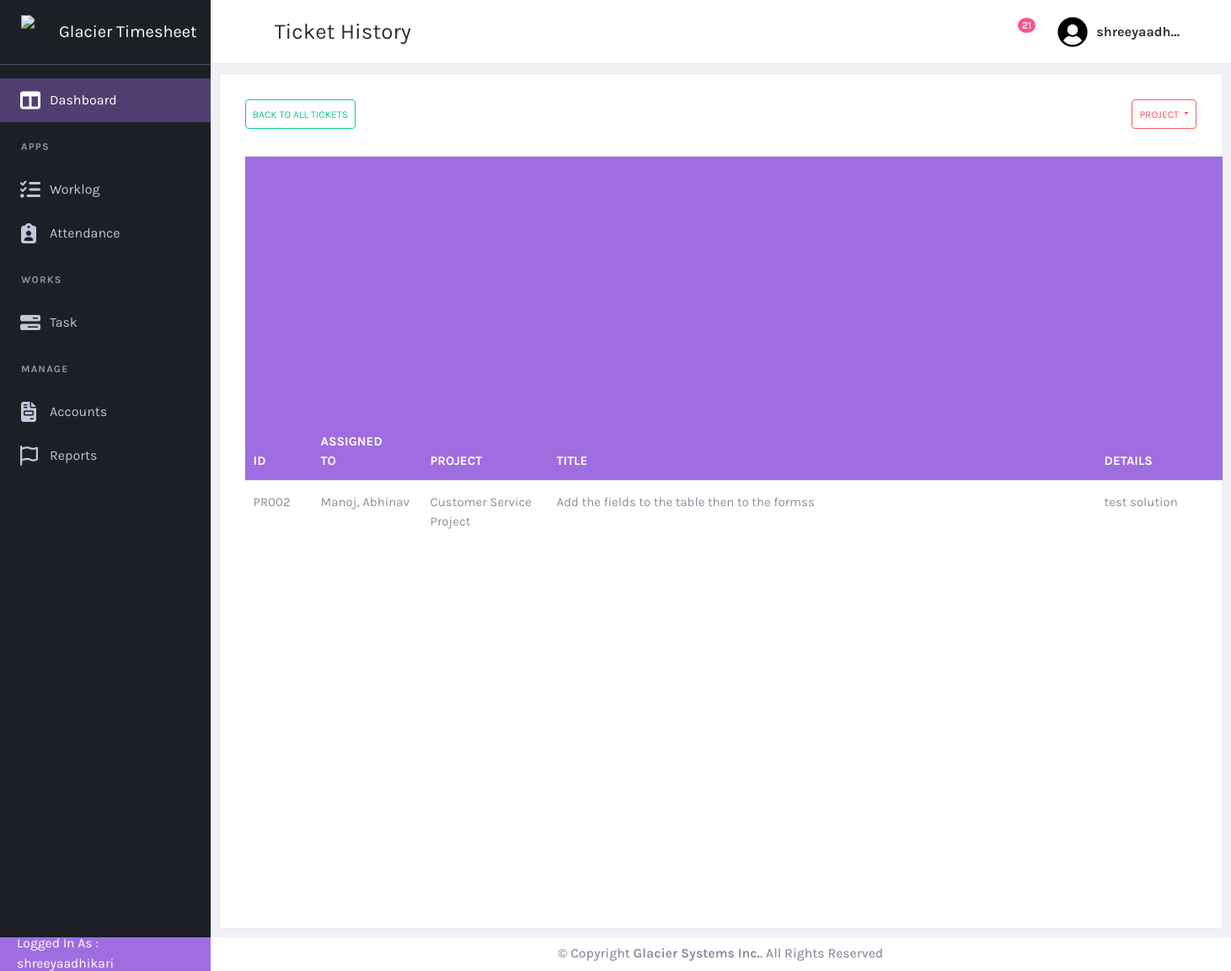
Page /task/taskhistory/ (signed in) on the committed database.
### task/models.py (models this page shows, shortened)
class ticket(models.Model):
    ticket_id = models.CharField(max_length = 200, null = False)
    ticket_title = models.CharField(max_length=200, null=False)
    customer = models.ForeignKey(customer, on_delete=models.CASCADE, null=True)
    ticket_type = models.ForeignKey(ticket_type, on_delete=models.CASCADE, null=True)
    date_opened = models.DateTimeField(null=True)
    priority = models.ForeignKey(priority_type, on_delete=models.CASCADE, null = True)
    assigned_to = models.ManyToManyField(User, related_name="assigned_tickets")  # Allow multiple users
    last_updated = models.DateTimeField(null=True)
    last_updated_by = models.ForeignKey(User, on_delete=models.CASCADE, null = True, related_name="last_updated_by")
    state = models.ForeignKey(state, on_delete=models.CASCADE, null=True)
    operational_notes = models.CharField(max_length=200, null=True)
    closed_date = models.DateTimeField(null=True)
    solution = models.TextField(max_length=500 )
    project = models.ForeignKey(project, on_delete=models.CASCADE, null=True)

class project(models.Model):
    project_id = models.CharField(max_length = 200, null = False)
    project_name = models.CharField(max_length = 200, null = False )
    date_opened = models.DateField(null=True)

### task/views.py (the view)
# urls.py: path("taskhistory/", views.filter_taskhistory, name="taskhistory"),  # Default taskhistory list
@login_required
def filter_taskhistory(request, user_id=None, project_id=None):
    users = User.objects.all()
    projects = project.objects.all()
    completed_states = state.objects.filter(state_name__in=["Completed", "Canceled"])
    tasks = ticket.objects.filter(state__in=completed_states)
    selected_user = None
    selected_project = None
    if user_id:
        selected_user = get_object_or_404(User, pk=user_id)
        tasks = tasks.filter(assigned_to=selected_user)
    if project_id:
        selected_project = get_object_or_404(project, pk=project_id)
        tasks = tasks.filter(project=selected_project)
    customers = customer.objects.all()
    tickettype = ticket_type.objects.all()
    priority = priority_type.objects.all()
    statelist = state.objects.all()
    return render(request, 'taskhistory.html', {
        'tasks': tasks,
        'users': users,
        'customers': customers,
        'tickettype': tickettype,
        'priority': priority,
        'state': statelist,
        'projects': projects,
        'selected_user': selected_user,
        'selected_project': selected_project,
    })

### customer/models.py (called while the page is built)
  def __str__(self):
    return self.name

### task/templates/taskhistory.html (shortened to what this page needs)
{% extends "base.html" %}
{% load static %}
{% block page-title %}Ticket History{% endblock page-title %}
{% block content %}
            <div class="card card-default m-2">
                <div class="card-header">
                    <a href = "{% url 'task' %}" class="btn btn-outline-success small-btn d-flex justify-content-center align-items-center text-center" >
                        Back to All Tickets
                    </a>
                    <div class="d-flex justify-content-end " style="gap: 10px;">
                        <div class="btn-group" role="group" aria-label="Basic example">
                            <button type="button" class="btn btn-outline-danger dropdown-toggle small-btn" id="projectfilter" data-toggle="dropdown" aria-haspopup="true" aria-expanded="false">
                                {% if selected_project %}
                                    {{ selected_project.project_name }}
                                {% else %}
                                    Project
                                {% endif %}
                            </button>
                        </div>
                    </div>
                </div>
                <div class="card-body">
                    <table id="productsTable" class="table table-hover table-product" style="width:100%">
                        <thead>
                          <tr class="column-head">
                            <th style="width: 80px;">ID&nbsp;&nbsp;&nbsp;&nbsp;</th>
                            <th style="width: 130px; word-wrap: break-word;" >Assigned To&nbsp;&nbsp;&nbsp;&nbsp;&nbsp;&nbsp;</th>
                            <th class = "project-column">Project&nbsp;&nbsp;&nbsp;&nbsp;&nbsp;&nbsp;</th>
                            <th class = "title-column">Title</th>
                            <th class = "details-column">Details&nbsp;&nbsp;&nbsp;&nbsp;</th>
                          </tr>
                        </thead>
                        <tbody>
                            {% for i in tasks %}
                                <tr onclick="window.location='{% url 'taskdetails' i.id%}'">
                                    <td>{{i.ticket_id}}</td>
                                    <td>
                                        {% for user in i.assigned_to.all %}
                                            {{ user.first_name }}{% if not forloop.last %}, {% endif %}
                                        {% endfor %}
                                    </td>
                                    <td>{{i.project.project_name}}</td>
                                    <td>{{i.ticket_title}}</td>
                                    <td>{{i.solution}}</td>
                                </tr>
                            {% endfor %}
                        </tbody>
                    </table>
                </div>
            </div>
{% endblock  %}

### templates/base.html (shortened to what this page needs)
{% load static %}
<!DOCTYPE html>
<html lang="en" dir="ltr">
  <head>
    <link href="{% static 'plugins/material/css/materialdesignicons.min.css' %}" rel="stylesheet" />
    <link href="{% static 'plugins/simplebar/simplebar.css' %}" rel="stylesheet" />
    <link href="{% static 'plugins/nprogress/nprogress.css' %}" rel="stylesheet" />
    <link href="{% static 'plugins/DataTables/DataTables-1.10.18/css/jquery.dataTables.min.css' %}" rel="stylesheet" />
    <link href="{% static 'plugins/jvectormap/jquery-jvectormap-2.0.3.css' %}" rel="stylesheet" />
    <link href="{% static 'plugins/daterangepicker/daterangepicker.css' %}" rel="stylesheet" />
    <link href="https://cdn.quilljs.com/1.3.6/quill.snow.css" rel="stylesheet">
    <link href="{% static 'plugins/toaster/toastr.min.css' %}" rel="stylesheet" />
    <link href="{% static 'plugins/prism/prism.css' %}" rel="stylesheet" />
    <link href="{% static 'plugins/select2/css/select2.min.css' %}" rel="stylesheet" />
    <link id="main-css-href" rel="stylesheet" href="{% static 'css/style.css' %}" />
    <link rel="stylesheet" href="https://cdn.jsdelivr.net/npm/daterangepicker/daterangepicker.css">
  </head>
  <body class="navbar-fixed sidebar-fixed" id="body">
    <div class="wrapper">
      <aside class="left-sidebar sidebar-dark" id="left-sidebar">
        <div id="sidebar" class="sidebar sidebar-with-footer">
          <div class="app-brand">
            <a href="{% url 'dashboard' %}">
              <img src="{% static 'images/glacierlogo.png' %}" alt="Mono" height = 40px width = 40px >
              <span class="brand-name">Glacier Timesheet</span>
            </a>
          </div>
          <div class="sidebar-left" data-simplebar style="height: 100%;">
            <ul class="nav sidebar-inner" id="sidebar-menu">
                <li
                  class="active"
                  >
                  <a class="sidenav-item-link" href="{% url 'dashboard' %}">
                    <i class="fa-solid fa-table-columns"></i>
                    <span class="nav-text">Dashboard</span>
                  </a>
                </li>
                <li class="section-title">
                  Apps
                </li>
                <li
                  >
                  <a class="sidenav-item-link" href="{% url 'worklog' %}">
                    <i class="fa-solid fa-list-check"></i>
                    <span class="nav-text">Worklog</span>
                  </a>
                </li>
                <li  class="has-sub" >
                  <a class="sidenav-item-link" href="javascript:void(0)" data-toggle="collapse" data-target="#attendance"
                    aria-expanded="false" aria-controls="email">
                    <i class="fa-solid fa-clipboard-user"></i>
                    <span class="nav-text">Attendance</span> <b class="caret"></b>
                  </a>
                </li>
                <li class="section-title">
                  Works
                </li>
                <li  class="has-sub" >
                  <a class="sidenav-item-link" href="javascript:void(0)" data-toggle="collapse" data-target="#task"
                    aria-expanded="false" aria-controls="email">
                    <i class="fa-solid fa-bars-progress"></i>
                    <span class="nav-text">Task</span> <b class="caret"></b>
                  </a>
                </li>
                <li class="section-title">
                  Manage
                </li>
                <li  class="has-sub" >
                  <a class="sidenav-item-link" href="javascript:void(0)" data-toggle="collapse" data-target="#accounts"
                    aria-expanded="false" aria-controls="email">
                    <i class="fa-solid fa-file-invoice"></i>
                    <span class="nav-text">Accounts</span> <b class="caret"></b>
                  </a>
                </li>
                <li  class="has-sub" >
                  <a class="sidenav-item-link" href="javascript:void(0)" data-toggle="collapse" data-target="#reports"
                    aria-expanded="false" aria-controls="email">
                    <i class="fa-regular fa-flag"></i>
                    <span class="nav-text">Reports</span> <b class="caret"></b>
                  </a>
                </li>
              </ul>
          </div>
            <div class="sidebar-footer  " >
              <div class="sidebar-footer-content d-flex align-items-center p-4" style="height: 40px; ">
                  <p style="color:white;">Logged In As : {{user.username}}</P>
              </div>
            </div>
        </div>
      </aside>
      <div class="page-wrapper">
        <header class="main-header" id="header">
          <nav class="navbar navbar-expand-lg navbar-light" id="navbar">
            <button id="sidebar-toggler" class="sidebar-toggle">
            </button>
            <span class="page-title">{% block page-title %}Dashboard{% endblock page-title %}</span>
            <div class="navbar-right ">
              <ul class="nav navbar-nav">
                <li class="custom-dropdown">
                  <button class="notify-toggler custom-dropdown-toggler">
                    <i class="mdi mdi-bell-outline icon"></i>
                    <span class="badge badge-xs rounded-circle">21</span>
                  </button>
                </li>
                <li class="dropdown user-menu">
                  <button class="dropdown-toggle nav-link" data-toggle="dropdown">
                    <img src="{% static 'images/usericon.png' %}" class="user-image rounded-circle" alt="User Image" />
                    <span class="d-none d-lg-inline-block">{{user.username}}</span>
                  </button>
                </li>
              </ul>
            </div>
          </nav>
        </header>
        {% block content %}
        {% endblock %}
        <footer class="footer mt-auto" >
          <div class="copyright bg-white d-flex align-items-center justify-content-center">
            <p>
              &copy; Copyright <strong><span>Glacier Systems Inc.</span></strong>. All Rights Reserved
            </p>
          </div>
        </footer>
      </div>
    </div>
  </body>
</html>

### rows in the picture
ticket: ticket_id "PR002", project.project_name "Customer Service Project", ticket_title "Add the fields to the table then to the formss", solution "test solution"

### other values in the picture
{{ user.username }} "shreeyaadhikari"
{{ user.username }} "shreeyaadh…"
{{ user.first_name }} "Manoj"
{{ user.first_name }} "Abhinav"
